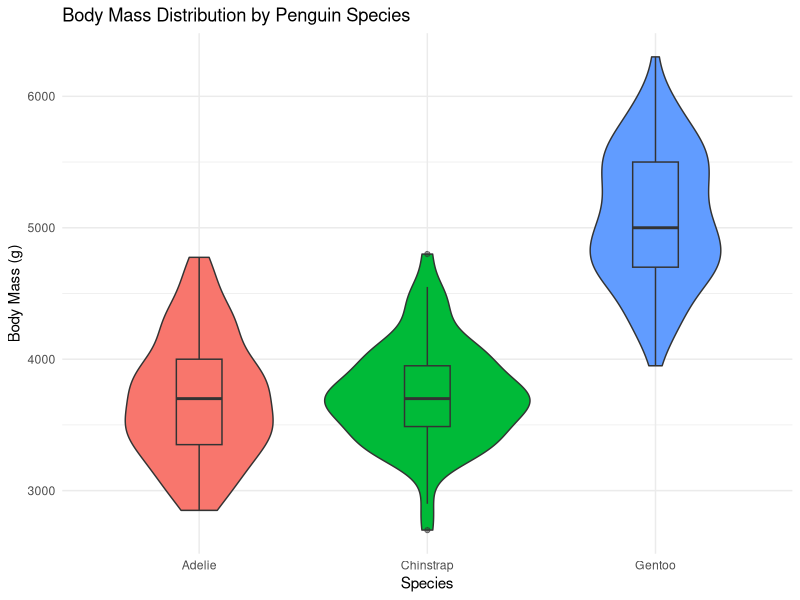
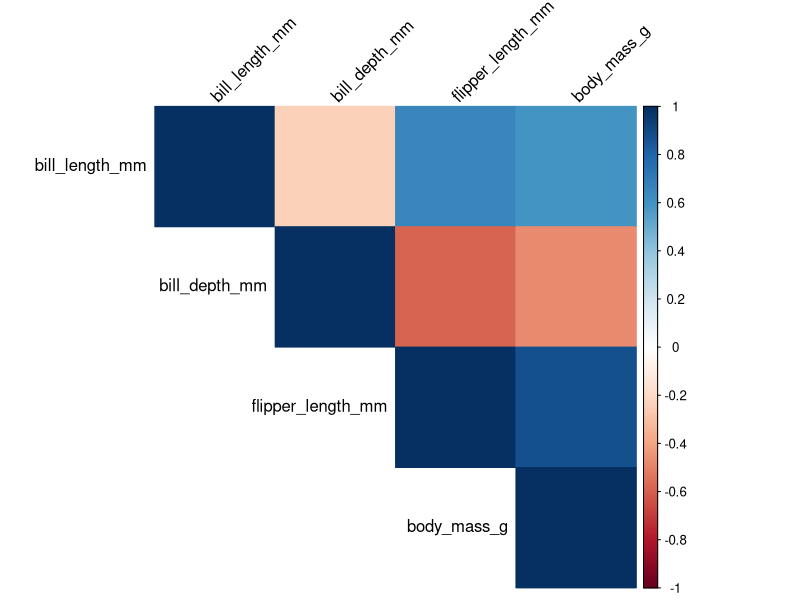
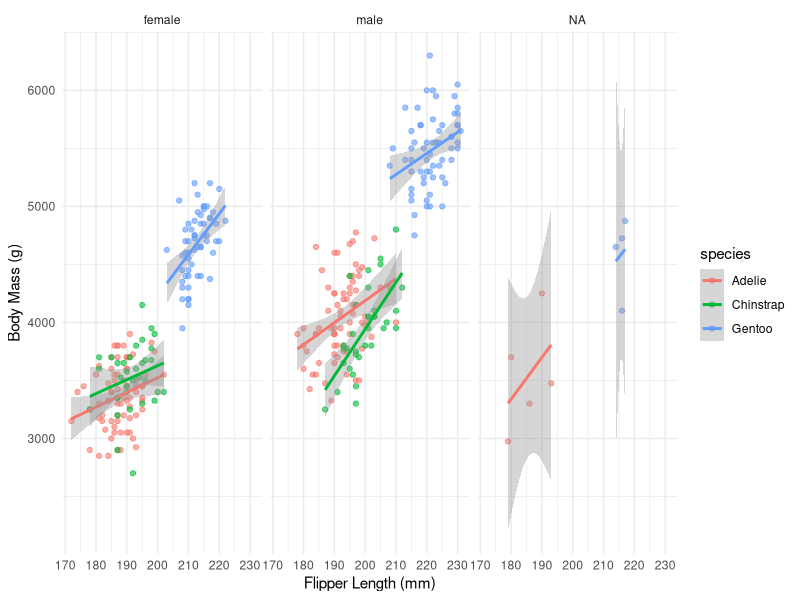

Recreate these plots in R, in order.
## ---- chunk 1
library(palmerpenguins)
library(tidyverse)
library(knitr)
library(corrplot)
## ---- chunk 2
#| label: fig-intro
#| fig-cap: "Penguin Body Mass Distribution by Species"
#| echo: false
ggplot(penguins, aes(x = species, y = body_mass_g, fill = species)) +
  geom_violin() +
  geom_boxplot(width = 0.2, alpha = 0.5) +
  labs(x = "Species", y = "Body Mass (g)", 
       title = "Body Mass Distribution by Penguin Species") +
  theme_minimal() +
  theme(legend.position = "none")
## ---- chunk 3
#| label: fig-correlation
#| fig-cap: "Correlation Matrix of Penguin Measurements"
#| echo: false
penguins %>%
  select(bill_length_mm, bill_depth_mm, flipper_length_mm, body_mass_g) %>%
  cor(use = "complete.obs") %>%
  corrplot(method = "color", type = "upper", 
           tl.col = "black", tl.srt = 45)
## ---- chunk 4
#| label: tbl-summary
#| tbl-cap: "Summary Statistics by Species and Sex"
#| echo: false
penguins %>%
  group_by(species, sex) %>%
  summarise(
    count = n(),
    mean_mass = mean(body_mass_g, na.rm = TRUE),
    sd_mass = sd(body_mass_g, na.rm = TRUE)
  ) %>%
  kable(caption = "Summary Statistics by Species and Sex",
        col.names = c("Species", "Sex", "Count", 
                     "Mean Mass (g)", "SD Mass (g)"),
        digits = 2)
## ---- chunk 5
#| label: fig-results
#| fig-cap: "Flipper Length vs Body Mass by Species"
#| echo: false
ggplot(penguins, aes(x = flipper_length_mm, y = body_mass_g, color = species)) +
  geom_point(alpha = 0.6) +
  geom_smooth(method = "lm", se = TRUE) +
  facet_wrap(~sex) +
  labs(x = "Flipper Length (mm)", y = "Body Mass (g)") +
  theme_minimal()
